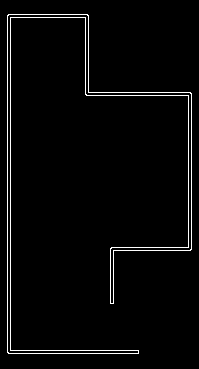
#> input picture sample_maps/corner_area_cad_processed.png, 199 x 369 px, found by its file name
$ python template_matching.py ../sample_maps/corner_area_cad_processed.png
#> lines starting #> are read from the running program, lines starting #| are printed output that depends on the picture; after the words box and inside, x2 and y2 are one past the last pixel; in counts of white or black regions, pixels touching at a corner belong together
import cv2
import numpy as np
import matplotlib.pyplot as plt
import argparse

def template_matching(template_path, image_path):
    # Read template and image
    template = cv2.imread(template_path, cv2.IMREAD_GRAYSCALE)
#> template: shape (369, 199); 2.8% white in thin lines or dots, all inside (x1, y1, x2, y2) = (7, 14, 192, 354)
    image = cv2.imread(image_path, cv2.IMREAD_GRAYSCALE)

    # Perform template matching
    result = cv2.matchTemplate(image, template, cv2.TM_CCOEFF_NORMED)
#> result = [1]

    # Get the best match position
    min_val, max_val, min_loc, max_loc = cv2.minMaxLoc(result)
#> min_val = 1; max_val = 1; min_loc = (0, 0); max_loc = (0, 0)

    # Draw a rectangle around the matched region
    top_left = max_loc
#> top_left = (0, 0)
    h, w = template.shape
#> h = 369; w = 199
    bottom_right = (top_left[0] + w, top_left[1] + h)
#> bottom_right = (199, 369)
    matched_image = cv2.cvtColor(image, cv2.COLOR_GRAY2BGR)
#> matched_image is the input picture: shape (369, 199, 3); 2.8% white in thin lines or dots, all inside (x1, y1, x2, y2) = (7, 14, 192, 354)
    cv2.rectangle(matched_image, top_left, bottom_right, (0, 255, 0), 2)
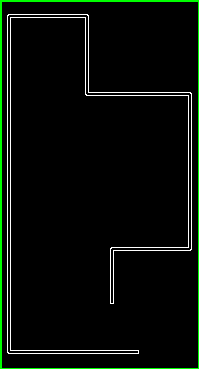
#> matched_image: shape (369, 199, 3); 2.31% of pixels changed, all inside (x1, y1, x2, y2) = (0, 0, 199, 369)

    # Display the matched image
    plt.figure(figsize=(10, 10))
    plt.title(f"Template Matching with {template_path}")
    plt.imshow(matched_image)
    plt.show()

    return max_val

if __name__ == "__main__":
    parser = argparse.ArgumentParser(description='Template Matching using OpenCV')
    parser.add_argument('map_image_path', type=str, help='Path to the map image')

    args = parser.parse_args()

    # List of DXF image paths (CAD Paths)
    dxf_image_paths = ['/home/ali/test_ws/src/my_package/sample_maps/corner_area_cad_processed.png']

    # Perform template matching for each DXF image
    for dxf_image_path in dxf_image_paths:
        match_score = template_matching(dxf_image_path, args.map_image_path)
#> match_score = 1
        print(f"Template matching score for {dxf_image_path}: {match_score}")
#| Template matching score for /home/ali/test_ws/src/my_package/sample_maps/corner_area_cad_processed.png: 1.0
